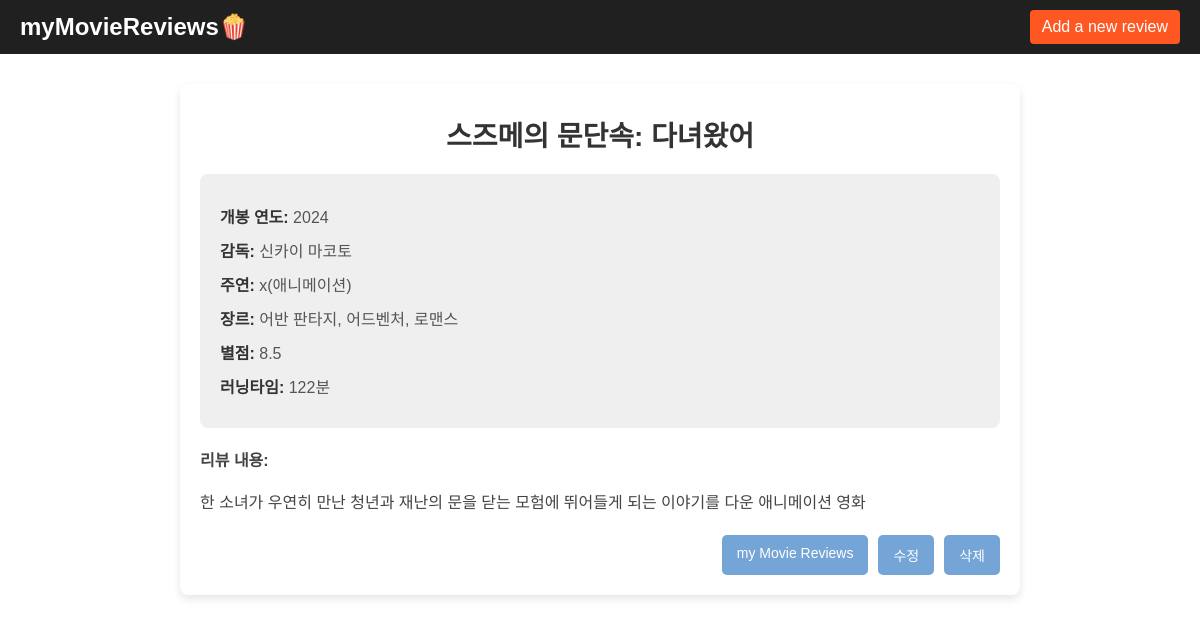
Page /2/ on the committed database.
### ReviewList/models.py (models this page shows)
class Review(models.Model):
    title = models.TextField()  # 영화 제목
    release_year = models.IntegerField(null=True, blank=True) #개봉년도
    director = models.TextField()  # 감독
    main_actor = models.TextField()  # 주연
    genre = models.TextField()  # 장르
    rating = models.DecimalField(max_digits=3, decimal_places=1)  # 별점
    runtime = models.IntegerField()  # 러닝타임 분으로 표기
    content = models.TextField()  # 리뷰 내용
    created_at = models.DateTimeField(auto_now_add=True)  # 작성일

### ReviewList/views.py (the view)
# urls.py: path('<int:id>/', views.review_detail, name='review_detail'),  # 리뷰 디테일
def review_detail(request, id):
    review = get_object_or_404(Review, id=id)
    return render(request, 'review_detail.html', {'review': review})

### ReviewList/templates/review_detail.html (shortened to what this page needs)
<!DOCTYPE html>
<html>
<head>
</head>
<body>
    <header>
        <h1>myMovieReviews🍿</h1>
        <a href="{% url 'ReviewList:review_create' %}">Add a new review</a>
    </header>
    <div class="container">
        <h2>{{ review.title }}</h2>
        <div class="main_review">
            <p><strong>개봉 연도:</strong> {{ review.release_year }}</p>
            <p><strong>감독:</strong> {{ review.director }}</p>
            <p><strong>주연:</strong> {{ review.main_actor }}</p>
            <p><strong>장르:</strong> {{ review.genre }}</p>
            <p><strong>별점:</strong> {{ review.rating }}</p>
            <p><strong>러닝타임:</strong> {{ review.runtime }}분</p>
        </div>
        <div class="review_content">
            <strong>리뷰 내용:</strong>
            <p>{{ review.content }}</p>
        </div>
        <div class="action_links">
            <a href="{% url 'ReviewList:review_list' %}">my Movie Reviews</a>
            <a href="{% url 'ReviewList:review_update' review.id %}">수정</a>
            <a href="{% url 'ReviewList:review_delete' review.id %}">삭제</a>
        </div>
    </div>
</body>
</html>

### ReviewList/templates/review_detail.html (style rules this page uses)
body { font-family: Arial, sans-serif; margin: 0; padding: 0; background-color:white; }
header { background-color: #202020; color: white; padding: 10px 20px; display: flex; justify-content: space-between; align-items: center; }
header h1 { margin: 0; font-size: 24px; }
header a { color: white; text-decoration: none; font-size: 16px; background-color: #ff5722; padding: 8px 12px; border-radius: 4px; }
.container { background-color: white; margin: 30px auto; padding: 20px; max-width: 800px; border-radius: 8px; box-shadow: 0 4px 8px rgba(0, 0, 0, 0.1); }
h2 { font-size: 28px; margin: 10px 0 20px; color: #333; text-align: center; }
.main_review { background-color: #efefef; padding: 20px; border-radius: 8px; margin-bottom: 20px; }
.main_review p { margin: 10px 0; font-size: 16px; color: #555; }
.main_review p strong { font-weight: bold; color: #333; }
.review_content { font-size: 16px; line-height: 1.6; color: #444; margin-bottom: 20px; }
.action_links { display: flex; justify-content: flex-end; gap: 10px; }
.action_links a { text-decoration: none; color: white; background-color: #75a4d7; padding: 10px 15px; border-radius: 5px; font-size: 14px; }

### rows in the picture
Review: title "스즈메의 문단속: 다녀왔어", release_year "2024", director "신카이 마코토", main_actor "x(애니메이션)", genre "어반 판타지, 어드벤처, 로맨스", rating "8.5", runtime "122", content "한 소녀가 우연히 만난 청년과 재난의 문을 닫는 모험에 뛰어들게 되는 이야기를 다운 애니메이션 영화"
